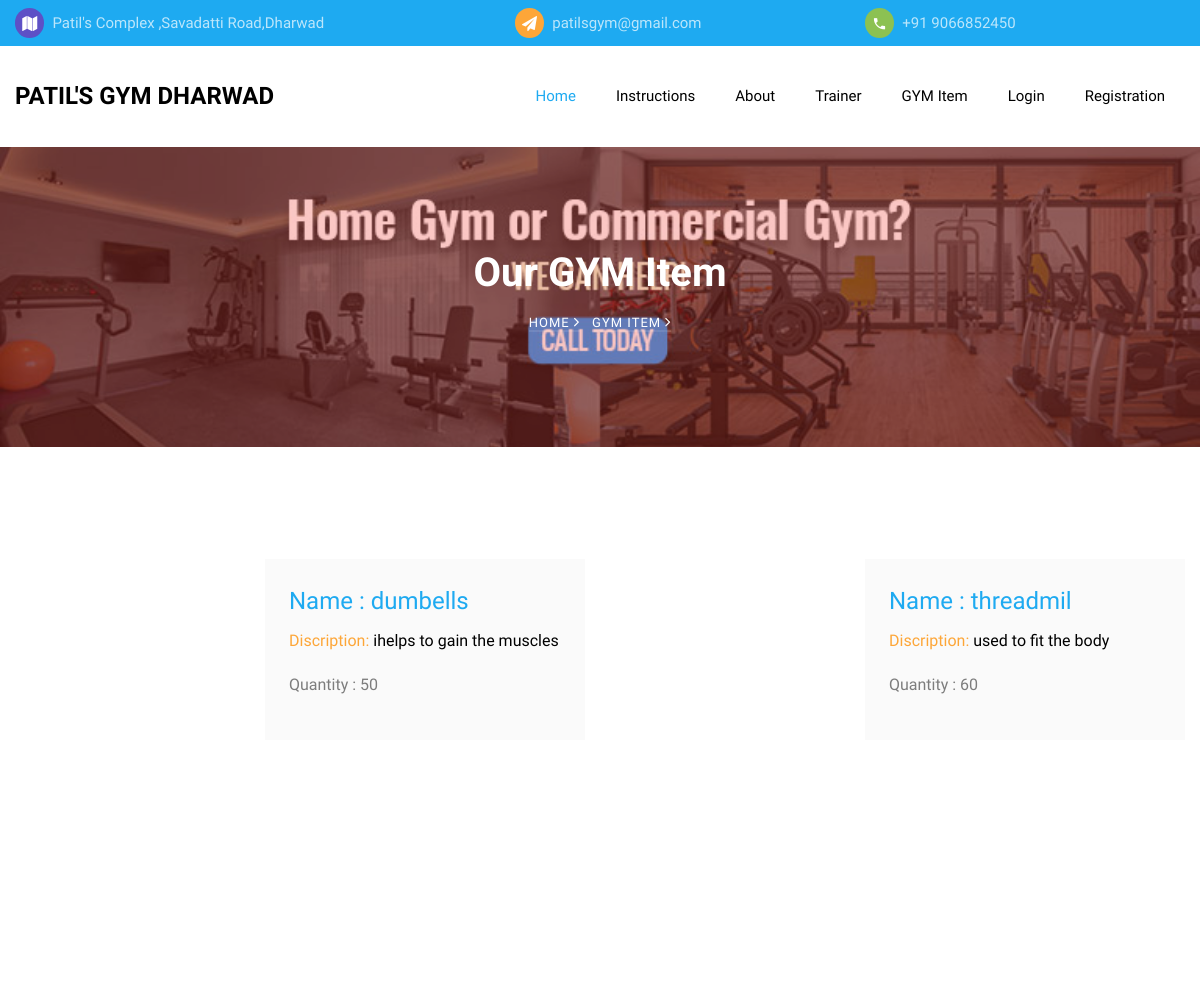
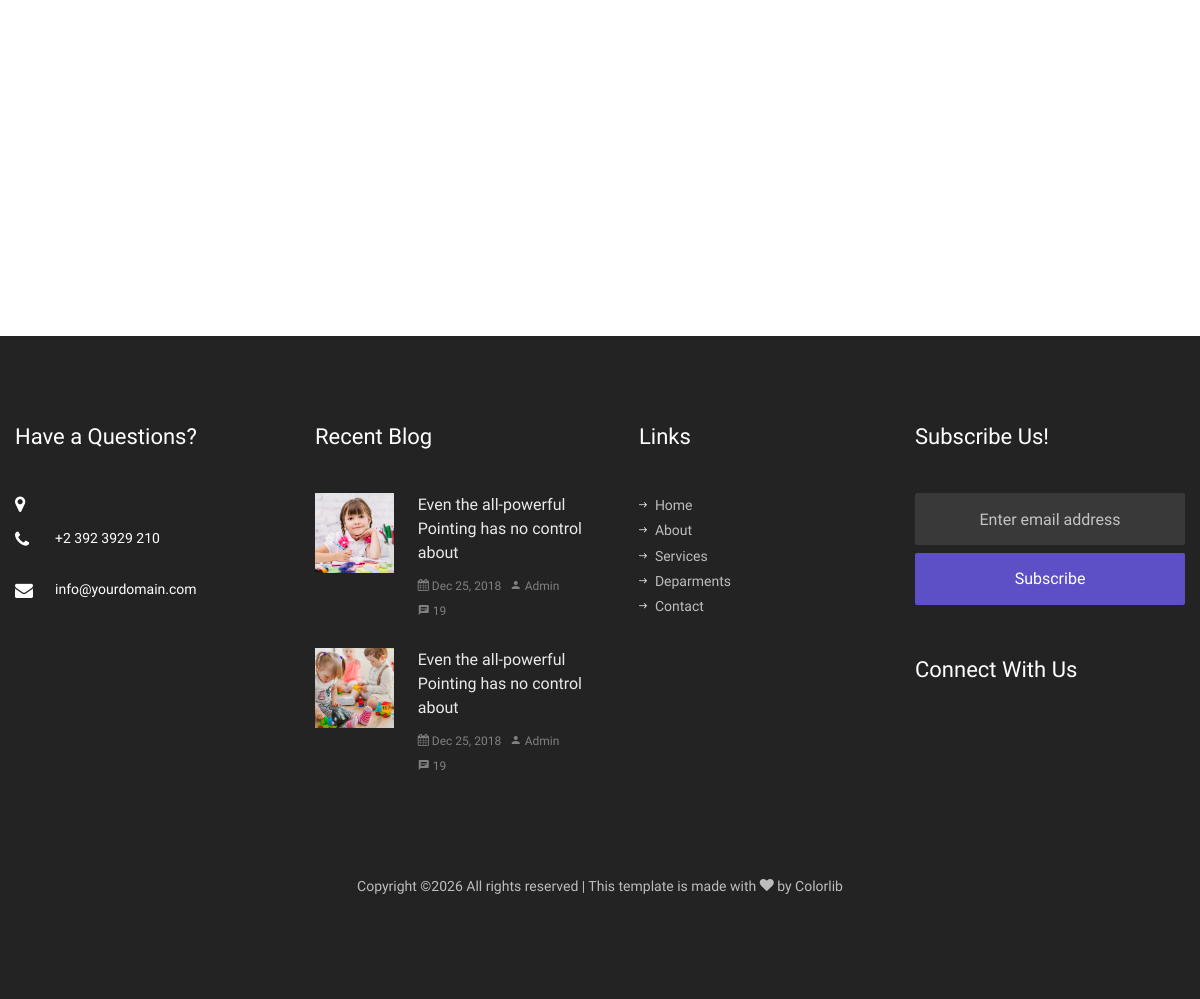
Page /home/courses.php on the committed database (2 pictures, top to bottom).
### tables this page shows
CREATE TABLE `gym_items` (
  `gym_id` int(100) NOT NULL auto_increment,
  `gym_item_name` varchar(100) NOT NULL,
  `gym_item_discription` varchar(100) NOT NULL,
  `gym_item_quantity` varchar(100) NOT NULL,
  `gym_item_photo` varchar(300) NOT NULL,
  PRIMARY KEY  (`gym_id`)
);

### home/courses.php (the view, shortened to what this page needs)
<!DOCTYPE html>
<html lang="en">
<?php include('metatag.php'); ?>
  <body>
<?php include('top.php'); ?>
<?php include('menu.php'); ?>
    <section class="hero-wrap hero-wrap-2" style="background-image: url('images/05.jpg');">
      <div class="overlay"></div>
      <div class="container">
        <div class="row no-gutters slider-text align-items-center justify-content-center">
          <div class="col-md-9 ftco-animate text-center">
            <h1 class="mb-2 bread">Our GYM Item</h1>
            <p class="breadcrumbs"><span class="mr-2"><a href="index.html">Home <i class="ion-ios-arrow-forward"></i></a></span> <span>GYM Item <i class="ion-ios-arrow-forward"></i></span></p>
          </div>
        </div>
      </div>
    </section>
		<section class="ftco-section">
			<div class="container">
				<div class="row">
				  <?php
  include('db_connect.php');
  $sql="select * from   gym_items";
  $res=mysqli_query($conn,$sql);
  while($row=mysqli_fetch_array($res))
  {
  ?>
					<div class="col-md-6 course d-lg-flex ftco-animate">
						<div class="img" style="background-image: url(../photo/img/<?php echo $row['gym_item_photo'];?>)"></div>
						<div class="text bg-light p-4">
							<h3><a href="#">Name : <?php echo $row['gym_item_name'];?></a></h3>
							<p class="subheading"><span>Discription:</span> <?php echo $row['gym_item_discription'];?></p>
							<p>Quantity : <?php echo $row['gym_item_quantity']; ?> </p>
						</div>
					</div>
					  <?php
	}
	?>
				</div>
			</div>
		</section>
<?php include('footer.php'); ?>
  </body>
</html>

### rows in the picture
gym_items: gym_item_name "dumbells", gym_item_discription "ihelps to gain the muscles", gym_item_quantity "50"
gym_items: gym_item_name "threadmil", gym_item_discription "used to fit the body", gym_item_quantity "60"
